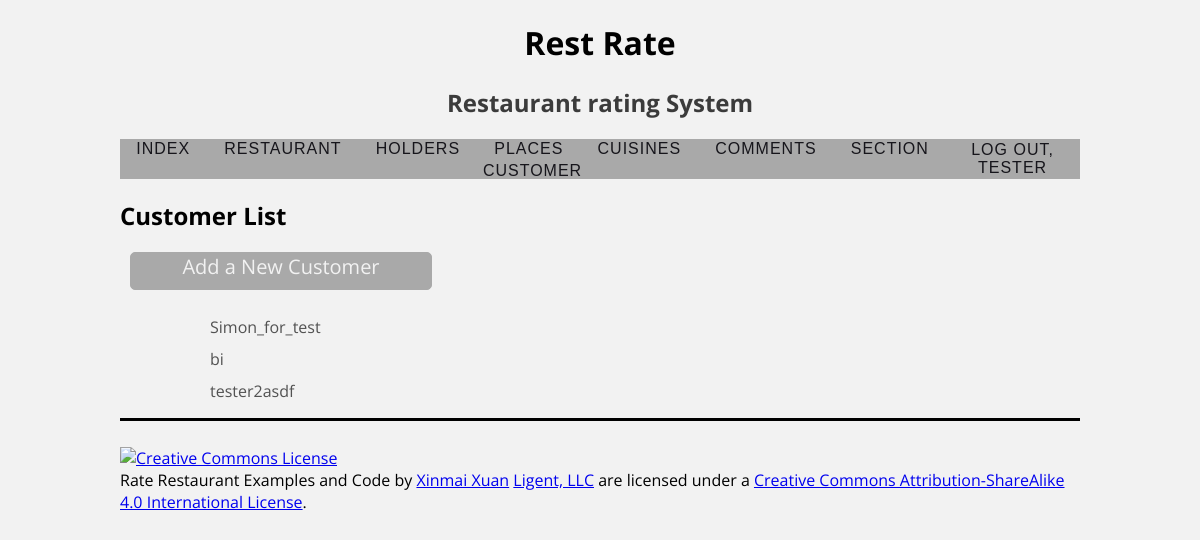
The page /customer/ (signed in) on the database its author committed.
### rateinfo/models.py (models this page shows, shortened)
class Customer(models.Model):
    customer_id = models.AutoField(primary_key=True)
    customer_name = models.CharField(max_length=255)
    customer_mail = models.CharField(max_length=128, unique=True)
    def __str__(self):
        return f'{self.customer_name}'
    def get_absolute_url(self):
        return reverse('rateinfo_customer_detail_urlpattern',
                       kwargs={'pk': self.pk}
                       )
    class Meta:
        ordering = ['customer_name']

### rateinfo/views.py (the view)
class CustomerList(LoginRequiredMixin, PermissionRequiredMixin, PageLinksMixin, ListView):
    paginate_by = 25
    model = Customer
    permission_required = 'rateinfo.view_customer'
    def get_queryset(self):
        query = self.request.GET.get('q')
        if query:
            object_list = self.model.objects.filter(customer_name__contains=query)
        else:
            object_list = self.model.objects.all()
        return object_list

### rateinfo/utils.py (called while the page is built)
    def first_page(self, page):
        if page.number > 1:
            return self._page_urls(1)
        return None

    def previous_page(self, page):
        if (page.has_previous()
                and page.number > 2):
            return self._page_urls(
                page.previous_page_number())
        return None

    def next_page(self, page):
        last_page = page.paginator.num_pages
        if (page.has_next()
                and page.number < last_page - 1):
            return self._page_urls(
                page.next_page_number())
        return None

    def last_page(self, page):
        last_page = page.paginator.num_pages
        if page.number < last_page:
            return self._page_urls(last_page)
        return None

    def get_context_data(self, **kwargs):
        context = super().get_context_data(
            **kwargs)
        page = context.get('page_obj')
        if page is not None:
            context.update({
                'first_page_url':
                    self.first_page(page),
                'previous_page_url':
                    self.previous_page(page),
                'next_page_url':
                    self.next_page(page),
                'last_page_url':
                    self.last_page(page),
            })
        return context

### rateinfo/templates/rateinfo/customer_list.html (shortened to what this page needs)
{% extends 'rateinfo/base.html' %}
{% load static %}
{% block head %}
    <link rel="stylesheet" type="text/css"
          href="{% static 'rateinfo/lists.css' %}">
    {% endblock %}
{% block content %}
    <h2>Customer List</h2>
    {% if perms.rateinfo.add_customer %}
        <div class="CreateButton">
        <a href = '{% url 'rateinfo_customer_create_urlpattern' %}'>
            Add a New Customer
        </a>
        </div>
    {% endif %}
    <ul class="item-list">
        {% for customer in customer_list %}
            <li>
                <a href="{{customer.get_absolute_url}}"> {{ customer }} </a>
            </li>
        {% empty %}
            <li><em>There are currently no type available.</em></li>
        {% endfor %}
    </ul>
{% endblock %}

### rateinfo/templates/rateinfo/base.html (shortened to what this page needs)
{% load static %}
<!DOCTYPE html>
<html lang="en">
<head>
    <link rel="stylesheet" type="text/css"
          href="{% static 'rateinfo/style.css' %}">
    {% block head %}{% endblock %}
</head>
<body>
<div>
    <header>
        <h1>Rest Rate</h1>
        <h2>Restaurant rating System</h2>
    </header>
<div class="menu_row">
    <nav>
                <a href="{% url 'index_urlpattern' %}">
                    Index</a>
                <a href="{% url 'rateinfo_restaurant_list_urlpattern' %}">
                    Restaurant</a>
                <a href="{% url 'rateinfo_holder_list_urlpattern' %}">
                    Holders</a>
                <a href="{% url 'rateinfo_place_list_urlpattern' %}">
                    Places</a>
                <a href="{% url 'rateinfo_type_list_urlpattern' %}">
                    Cuisines</a>
                <a href="{% url 'rateinfo_comment_list_urlpattern' %}">
                    Comments</a>
                <a href="{% url 'rateinfo_section_list_urlpattern' %}">
                    Section</a>
            {% if perms.rateinfo.view_customer %}
                <a href="{% url 'rateinfo_customer_list_urlpattern' %}">
                    Customer</a>
            {% endif %}
    </nav>
    <div class="status_row">
        <div class="offset-by-eight four columns">
                {% if user.is_authenticated %}
                        <a href="{% url 'logout_urlpattern' %}">
                        Log Out, {{ user.get_username }}</a>
                {% endif %}
        </div>
    </div>
</div>
    <main>
        {% block content %}{% endblock %}
    </main>
</div>
<footer>
    <p>
        <a rel="license" href="http://creativecommons.org/licenses/by-sa/4.0/">
            <img alt="Creative Commons License" style="border-width:0"
                 src="https://i.creativecommons.org/l/by-sa/4.0/88x31.png"/>
        </a><br/><span xmlns:dct="http://purl.org/dc/terms/" property="dct:title">Rate Restaurant Examples and Code</span>
        by
        <a xmlns:cc="https://www.linkedin.com/in/xinmai-xuan-12a091183/" href="https://www.linkedin.com/in/xinmai-xuan-12a091183/" property="cc:attributionName"
           rel="cc:attributionURL">Xinmai Xuan</a>
        <a xmlns:cc="http://creativecommons.org/ns#" href="https://www.ligent.net" property="cc:attributionName"
           rel="cc:attributionURL">Ligent, LLC</a> are licensed under a
        <a rel="license" href="http://creativecommons.org/licenses/by-sa/4.0/">Creative Commons Attribution-ShareAlike
            4.0 International License</a>.
    </p>
</footer>
</body>
</html>

### static/rateinfo/style.css (style rules this page uses)
body { width: auto; margin-left: 10%; margin-right: 10%; background: #f2f2f2; font-family: 'Open Sans', sans-serif; }
body>div>header { text-align: center; }
body>div>header>h2 { color: rgba(31,31,31,0.87) }
nav { width: 100%; position: center; top:50px; text-align:center; }
nav>a { font-family: 'Oswald', sans-serif; font-weight:500; text-transform:uppercase; text-decoration:none; color:#16151b; margin:0 15px; font-size:16px; letter-spacing:1px; position:relative; display:inline-block; }
nav>a:before { content:''; position: absolute; width: 100%; height: 3px; background:#16151b; top:47%; animation:out 0.2s cubic-bezier(1, 0, 0.58, 0.97) 1 both; }
.menu_row { background-color: darkgrey; height: 40px; display: flex; align-items: center; justify-content: center; }
.status_row { float: right; position: relative; font-family: 'Oswald', sans-serif; font-weight: 500; text-transform: uppercase; text-decoration: none; color: #16151b; letter-spacing: 1px; display: inline-block; }
.offset-by-eight>a { color: #16151b; text-decoration: none; text-align: center; float: right; }
footer { border-top: solid; padding-top: 10px; margin-top: 10px; }

### static/rateinfo/lists.css (style rules this page uses)
.CreateButton { width: 300px; height: 36px; border: 1px solid #A9A9A9; background: #A9A9A9; text-align: center; color: #fff; border-radius: 5px; cursor: pointer; font-size: 20px; margin: 10px; }
.CreateButton>a { text-decoration: none; color: #f2f2f2; }
.item-list li { list-style: none; padding-left: 50px; position: relative; padding-top: 10px; }
.item-list li:before { content: ""; position: absolute; top: 12px; left: 5px; display: inline-block; height: 30px; width: 30px; background-size: contain; }
.item-list a { text-decoration: none; color: rgba(31,31,31,0.76) }

### rows shown on the page
Customer: customer_name "Simon_for_test"
Customer: customer_name "bi"
Customer: customer_name "tester2asdf"

### other values the page prints
{{ user.get_username }} "TESTER"
